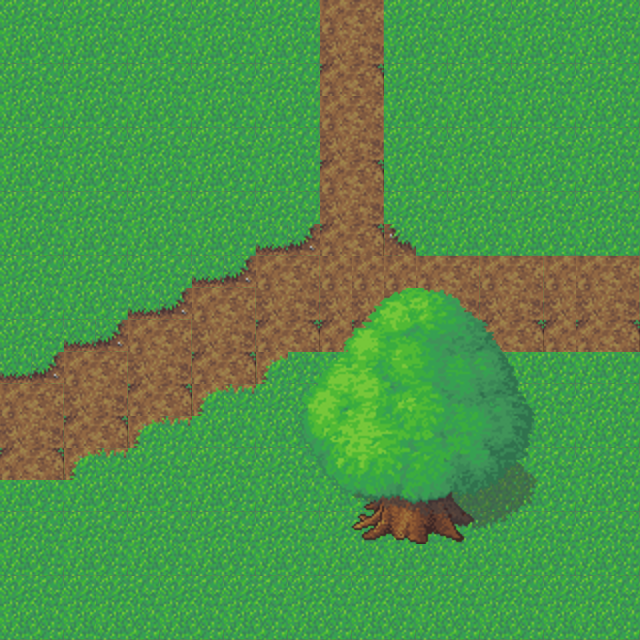

The image is a tile-based game level rendered from a .tmx file. Its description and source (layers, tilesets, objects; grid data summarised) follow:
An orthogonal 20x20 tile map with 32x32 px tiles, 2 tile layers (Scenario, Trees), 2 tilesets and 3 objects.

<map version="1.0" orientation="orthogonal" width="20" height="20" tilewidth="32" tileheight="32">
 <tileset firstgid="1" name="grass-tiles-2-small" tilewidth="32" tileheight="32">
  <image source="grass-tiles-2-small.png" width="384" height="192" />
 </tileset>
 <tileset firstgid="73" name="tree2-final" tilewidth="32" tileheight="32">
  <image source="tree2-final.png" width="256" height="256" />
 </tileset>
 <layer name="Scenario" width="20" height="20">
  <data>[400 cells, 400 non-empty, 15 distinct tile ids]</data>
 </layer>
 <layer name="Trees" width="20" height="20">
  <data>[400 cells, 64 non-empty, 64 distinct tile ids]</data>
 </layer>
 <objectgroup name="Object Layer 1" width="20" height="20">
  <object x="356" y="503" width="117" height="43" />
  <object x="458" y="231" />
  <object x="750" y="-1" />
 </objectgroup>
</map>
